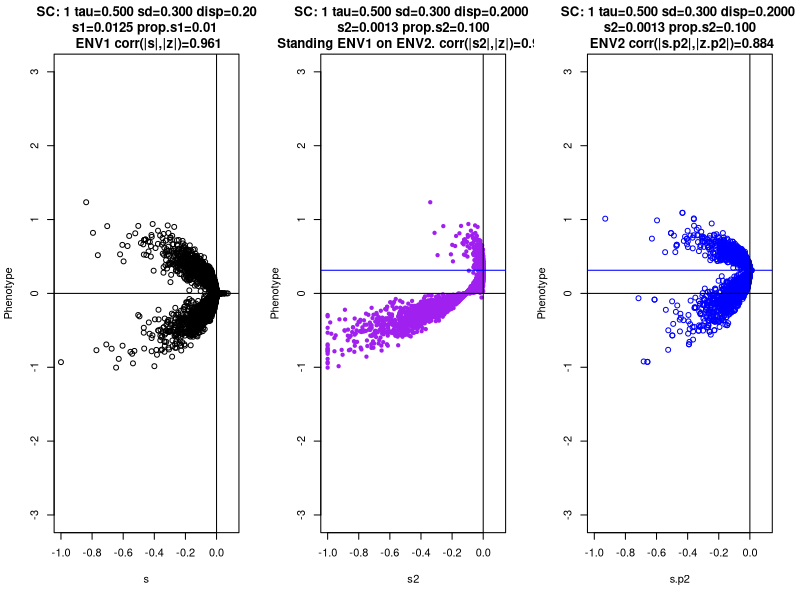

Write the R code that produced this figure.
############################################################
#Eyre-Walker function PNAS 2010 (function relationship s,a)
# Relation fitness versus a QTL.
# include positive s values correlated with a QTL.
# include skew par to mimmic directional selection
# Transport selective values to a second scenario for a fixed z (phenotype)
# Calculate new mutations for a second scenario (SEPARATELY)
# Calculate h for each s
############################################################

z_function <- function(delta,Ne,s,eps,tau,tau2,max_s) {
  z <- delta * (4*Ne*s)^(tau) * (1 + eps) / (4*Ne*max_s)^(tau2) 
  return(z)
}
s.function <- function(z,tau,tau2,eps,Ne,disp,max_s) { #do for positive and negative separately and weight for skew
  s <- (4*Ne*max_s)^(tau2/tau) / (4*Ne) * (abs(z-disp)/(1+eps))^(1/tau)
  return(s)
}
#normalize.Zdist <- function(z,disp) {
#  mx <- max(z,na.rm=T); 
#  mn <- min(z,na.rm=T)
#  #a2 <- (max(a,na.rm=T)-min(a,na.rm=T))/(max(ai2,na.rm=T)-min(ai2,na.rm=T)) * (ai2-min(ai2,na.rm=T)) + min(a,na.rm=T)
#  z.new <- z
#  z.new[which(z>=disp)] <- (mx-0)/(mx-disp) *  (z[which(z>=disp)]-disp) + 0;
#  z.new[which(z< disp)] <- (0-mn)/(disp-mn) *  (z[which(z< disp)]-mn  ) + mn;
#  z.new
#}

#R --vanilla --args 250000 25000 0.01 0.01 1000 0.2 -120 1 50 50 0.36 0.00 0.00 0.60 muts_EW_tau00s1_mutations
#R --vanilla --args 250000 25000 0.01 0.10 1000 0.2 -120 1 50 5  0.36 0.00 0.00 0.60 muts_EW_tau00s2_mutations
#R --vanilla --args 250000 25000 0.01 0.01 1000 0.2 -120 1 50 50 0.36 0.25 0.10 0.50 muts_EW_tau00s3_mutations
#R --vanilla --args 250000 25000 0.01 0.10 1000 0.2 -120 1 50 5  0.36 0.25 0.10 0.50 muts_EW_tau00s4_mutations
#R --vanilla --args 250000 25000 0.01 0.01 1000 0.2 -120 1 50 50 0.36 0.10 0.25 0.40 muts_EW_tau00s5_mutations
#R --vanilla --args 250000 25000 0.01 0.10 1000 0.2 -120 1 50 5  0.36 0.10 0.25 0.40 muts_EW_tau00s6_mutations
#R --vanilla --args 250000 25000 0.01 0.01 1000 0.2 -120 1 50 50 0.36 0.05 0.50 0.30 muts_EW_tau00s7_mutations
#R --vanilla --args 250000 25000 0.01 0.10 1000 0.2 -120 1 50 5  0.36 0.05 0.50 0.30 muts_EW_tau00s8_mutations
#R --vanilla --args 250000 25000 0.01 0.01 1000 0.2 -120 1 50 50 0.36 0.02 0.80 0.10 muts_EW_tau00s9_mutations
#R --vanilla --args 250000 25000 0.01 0.10 1000 0.2 -120 1 50 5  0.36 0.02 0.80 0.10 muts_EW_tau00s10_mutations

#R --vanilla --args " + 
# totalm2_muts_p1 + " " + 
# totalm2_muts_p2 + " " + 
# prop_beneficial_p1 + " " + 
# prop_beneficial_p2 + " " + 
# Ne_pop + " " + 
# shape_deleterious + " " +  
# s_mean_deleterious + " " +  
# shape_beneficial + " " + 
# s_mean_beneficial_p1 + " " + 
# s_mean_beneficial_p2 + " " + 
# h_mean + " " + 
# disp + " " + 
# tau + " " + 
# sigma + " " + 
# filePathData + file_output1 + "_mutations" + " " + 
# refn + " " + "< " + 
# file_input1
args = commandArgs(trailingOnly=TRUE)

if(length(args)<16) {
  args <- array(dim=c(14))
  args[1] <- 2.5e5
  args[2] <- 2.5e4
  args[3] <- 0.01
  args[4] <- 0.1
  args[5] <- 1000
  args[6] <- 0.2
  args[7] <- -0.03
  args[8] <- 1
  args[9] <- 0.0125
  args[10] <- 0.00125
  args[11] <- 0.36
  args[12] <- 0.20
  args[13] <- 0.50
  args[14] <- 0.30
  args[15] <- "EW_function_neg_plus_pos"
  args[16] <- 1
}

#mutations
n.mutations <- as.numeric(args[1])# + as.numeric(args[2]) #1e4
n.mutations.p2 <- as.numeric(args[2]) #1e4
prop.positive <- as.numeric(args[3]) #0.01
prop.positive.p2 <- as.numeric(args[4]) #0.1
#number and proportion of negative and positive mutations and Ne
nit_neg <- round(n.mutations * (1 - prop.positive),0)
nit_pos <- round(n.mutations * (    prop.positive),0)
Ne <- as.numeric(args[5]) #1000
#the fitness has two distributions:  positive (exponential) and  negative (gamma).
shape_s_neg <- as.numeric(args[6]) #0.2
mean_s_neg  <- -as.numeric(args[7]) #-4000
shape_s_pos <- as.numeric(args[8]) #1
mean_s_pos1  <- as.numeric(args[9]) #100 #exponential
mean_s_pos2  <- as.numeric(args[10]) #100 #exponential
#mean dominance
h_mean <- as.numeric(args[11]) #0.36
#environmental change displacement
disp_values <- as.numeric(args[12]) #0.1
#parameters for the Eyre-Walker function for the phenotype:
tau_values   <- as.numeric(args[13]) #c(0.000,0.25,0.50,0.80)
sigma_values <- as.numeric(args[14]) #c(0.600,0.40,0.30,0.10)
output.file <- args[15]
counter.sc <- as.numeric(args[16])
show(sprintf("R --vanilla --args %s %s %s %s %s %s %s %s %s %s %s %s %s %s %s %s < EW_function_neg_plus_posB.R",args[1],args[2],args[3],args[4],args[5],args[6],args[7],args[8],args[9],args[10],args[11],args[12],args[13],args[14],args[15],args[16] ));

#test parameters for the Eyre-Waalker function:
#tau_values   <- c(0.00,0.10,0.25,0.50,0.80)
#sigma_values <- c(0.60,0.50,0.40,0.30,0.10)
#disp_values  <- c(0.00,0.10,0.05,0.02,0.01) #corr 0 means no displacement!

pdf(sprintf("%s.pdf",output.file),width=15,height=5)
#par(mfrow=c(2,2))
par(mfrow=c(1,3))
ts <- 1
#for(ts in c(1:length(tau_values))) {
  ####  MUTATIONS IN FIRST SCENARIO AND STANDING AND NEW MUTATIONS IN SECOND: #####
  ####  MUTATIONS IN FIRST SCENARIO AND STANDING AND NEW MUTATIONS IN SECOND: #####
  
  diff.pos.2vs1 <- mean_s_pos2/mean_s_pos1
  #obtain s values from distributions:
  s_neg <- -rgamma(nit_neg,shape=shape_s_neg,rate=shape_s_neg/mean_s_neg) 
  #s_neg <- -rgamma(nit_neg,shape=shape_s_neg,rate=shape_s_neg/mean_s_neg)*1e-9
  s_pos <- +rgamma(nit_pos,shape=shape_s_pos,rate=shape_s_pos/mean_s_pos1) 
  #distribution of positive and negative values in phenotype
  delta <- sample(x=c(-1,1),size=nit_neg+nit_pos,replace=T,prob=c(1,1))
  sigma <- sigma_values[ts]
  tau <- tau_values[ts]
  eps <- rnorm(nit_neg+nit_pos,mean=0,sd=sigma)
  #for negative values
  zn <- c(z_function(delta=delta[1:nit_neg],Ne=Ne,s=-s_neg[1:nit_neg],eps=eps[1:nit_neg],tau=tau,tau2=tau,max_s=max(abs(s_neg))))
  zn.no.eps <- c(z_function(delta=delta[1:nit_neg],Ne=Ne,s=-s_neg[1:nit_neg],eps=0,tau=tau,tau2=tau,max_s=max(abs(s_neg))))
  #for positive values
  zp <- c(z_function(delta=delta[(nit_neg+1):(nit_neg+nit_pos)],Ne=Ne,s=s_pos[1:nit_pos],eps=eps[(nit_neg+1):(nit_neg+nit_pos)],tau=-tau,tau2=tau,max_s=max(1/(s_pos))))
  zp.no.eps <- c(z_function(delta=delta[(nit_neg+1):(nit_neg+nit_pos)],Ne=Ne,s=s_pos[1:nit_pos]*diff.pos.2vs1,eps=0,tau=-tau,tau2=tau,max_s=max(1/(s_pos))))
  #z.no.eps <- c(zn.no.eps,zp.no.eps)
  s <- c(s_neg,s_pos)
  z <- c(zn,zp)
  #disp estimated from proportion of distribution
  disp.norm <- (max(z)-0) * disp_values[ts]
  #disp.norm <- disp_values[ts]
  #normalization for next environment
  zn.no.eps.disp <- zn.no.eps - disp.norm #c(normalize.Zdist(z=zn.no.eps,disp=disp.norm)) #to have same limits from initial
  zp.no.eps.disp <- zp.no.eps - disp.norm #c(normalize.Zdist(z=zp.no.eps,disp=disp.norm)) #to have same limits from initial
  
  #STANDING VARIANTS GOING TO SECOND SCENARIO
  #calculate the negative s values for a new scenario (environmental change) Assume first that all (+/-) are negative
  if(tau==0) {
    s2 <- s
  } else {
    s2 <- c(-s.function(z=zn.no.eps.disp[1:nit_neg],tau=tau,tau2=tau,eps=0,Ne=Ne,disp=0,max_s=max(abs(s_neg))))
    s2 <- c(s2,-s.function(z=zp.no.eps.disp[1:nit_pos],tau=tau,tau2=tau,eps=0,Ne=Ne,disp=0,max_s=max(abs(s_neg))))
  }
  #A proportion of s2 values are being positive (n.mutations*prop.positive.p2). 
  #Subtract from negative values. 
  #Find the z values that are closer to zp.no.eps+disp and change the s2 value to positive s
  #obtain the density values in several arbitrary sections for z
  ndiv <- 5
  qq2.p <- density(x=zp+disp.norm,n=ndiv)
  #mean.zp.no.eps <- disp.norm
  #sd.zp.no.eps <- sd(zp.no.eps)
  #qq2.p <- density(x=rnorm(n=1000,mean=mean.zp.no.eps,sd=sd.zp.no.eps),n=ndiv)# use a normal distrib. instead
  sum.dens.y <- sum(qq2.p$y)
  #locate the positions in where z is inside the possible positive values
  # Divide in segments and change it for the z value + disp
  n.pos.thr <- which(z >= min(zp+disp.norm) & z <= max(zp+disp.norm))
  count.pos <- array(0,dim=c(ndiv-1))
  for(i in n.pos.thr) {
    thr <- min(which(qq2.p$x > z[i])) - 1
    if(s[i]>0) {
      s2[i] <- s[i]*diff.pos.2vs1
      count.pos[thr] <- count.pos[thr] + 1
    } else {
      if(count.pos[thr] < (prop.positive.p2 * n.mutations * qq2.p$y[thr+1]/sum.dens.y)) {
          s2[i] <- s_pos[sample(c(1:(prop.positive.p2 * length(s_pos))),size=1)]*diff.pos.2vs1
          count.pos[thr] <- count.pos[thr] + 1
      }
    }
  }
  
  #DOMINANCE: from Wang, Caballero, Keightley and Hill
  alpha_n <- shape_s_neg / (mean_s_neg)
  alpha_p <- shape_s_pos / (mean_s_pos1)
  Kn = alpha_n * ((2.0*h_mean)^((-1.0)/shape_s_neg)-1.0);
  Kp = alpha_p * ((2.0*h_mean)^((-1.0)/shape_s_pos)-1.0);
  hn <- runif(n=length(s_neg),0,exp(+s_neg*Kn))
  hp <- runif(n=length(s_pos),0,exp(-s_pos*Kp))
  h <- c(hn,hp)
  
  #threshold to s=-1    
  s[s < -1] <- -1
  s2[s2 < -1] <- -1
  
  #comment <- function() {
    #### NEW MUTATIONS IN SECOND SCENARIO: #####
    #### NEW MUTATIONS IN SECOND SCENARIO: #####
    #mutations for the second scenario: same than first, inlcluding new prop.positive.new.env and displ
    #number and proportion of negative and positive mutations for scenario 2
    nit_neg.p2 <- round(n.mutations.p2 * (1 - prop.positive.p2),0)
    nit_pos.p2 <- round(n.mutations.p2 * (    prop.positive.p2),0)
    #obtain s values from distributions:
    s_neg.p2 <- -rgamma(nit_neg.p2,shape=shape_s_neg,rate=shape_s_neg/mean_s_neg)
    #s_neg.p2 <- -rgamma(nit_neg.p2,shape=shape_s_neg,rate=shape_s_neg/mean_s_neg)*1e-9
    s_pos.p2 <- +rgamma(nit_pos.p2,shape=shape_s_pos,rate=shape_s_pos/mean_s_pos2)
    #distribution of positive and negative values in phenotype
    #normalize by same extremes and calculate delta according displacement, and the apply disp 
    delta.pos.bias <- 1 - disp.norm/(max(z)-0);
    #delta.pos.bias <- 1
    delta.p2 <- sample(x=c(-1-(1-delta.pos.bias),delta.pos.bias),size=nit_neg.p2+nit_pos.p2,replace=T,prob=c(1+(1-delta.pos.bias),delta.pos.bias))
    sigma.p2 <- sigma_values[ts]
    tau.p2 <- tau_values[ts]
    eps.p2 <- rnorm(nit_neg.p2+nit_pos.p2,mean=0,sd=sigma.p2)
    #for negative values
    zn.p2 <- c(z_function(delta=delta.p2[1:nit_neg.p2],Ne=Ne,s=-s_neg.p2[1:nit_neg.p2],eps=eps.p2[1:nit_neg.p2],tau=tau,tau2=tau,max_s=max(abs(s_neg.p2))) + disp.norm)
    #for positive values
    zp.p2 <- c(z_function(delta=delta.p2[(nit_neg.p2+1):(nit_neg.p2+nit_pos.p2)],Ne=Ne,s=s_pos.p2[1:nit_pos.p2],eps=eps.p2[(nit_neg.p2+1):(nit_neg.p2+nit_pos.p2)],tau=-tau,tau2=tau,max_s=max(1/(s_pos.p2))) +disp.norm)
    #s_neg.p2[s_neg.p2 < -1] <- -1
    s.p2 <- c(s_neg.p2,s_pos.p2)
    z.p2 <- c(zn.p2,zp.p2)
    
    #DOMINANCE: from Wang, Caballero, Keightley and Hill
    alpha_n <- shape_s_neg / (mean_s_neg)
    alpha_p <- shape_s_pos / (mean_s_pos2)
    Kn.p2 = alpha_n * ((2.0*h_mean)^((-1.0)/shape_s_neg)-1.0);
    Kp.p2 = alpha_p * ((2.0*h_mean)^((-1.0)/shape_s_pos)-1.0);
    hn.p2 <- runif(n=length(s_neg.p2),0,exp(+s_neg.p2*Kn.p2))
    hp.p2 <- runif(n=length(s_pos.p2),0,exp(-s_pos.p2*Kp.p2))
    h.p2 <- c(hn.p2,hp.p2)
    
    #threshold to s=-1    
    s.p2[s.p2 < -1] <- -1
  #}
  #In case of NAs, eliminate all
  wna <- which(!is.na(s) & !is.na(s2) & !is.na(z) & !is.na(h))
  wna2 <- which(!is.na(s.p2) & !is.na(z.p2) & !is.na(h.p2))
  
  #### PLOTS #####
  r1 <- sample(x=wna,size=1e4,replace=T)
  r2 <- sample(x=wna2,size=1e4,replace=T)

  #plots for scenario 1 
  plot(s[r1],z[r1],main=sprintf("SC: %.0f tau=%.3f sd=%.3f disp=%.2f\ns1=%.4f prop.s1=%.2f \n ENV1 corr(|s|,|z|)=%.3f",counter.sc,tau,sigma,disp_values[ts],mean_s_pos1,prop.positive,cor(abs(s[r1]),abs(z[r1]),method="spearman")),xlim=c(-1,0.1),xlab="s",ylab="Phenotype",ylim=c(-3,3))#,ylim=c(min(z[r1],z.p2[r2]),max(z[r1],z.p2[r2])))
  abline(v = 0, h = 0,col="blacK")
  ##lines(s2,z.no.eps,col="red",pch=20,type="p")
  ##plot(s[r],h[r],pch=20,main=sprintf("Relation s versus dominance.\n kn: %.3e kp: %.3e",Kn,Kp),xlab="Sel.Coeff",ylab="dominance",xlim=c(-1,0.1),ylim=c(0,1)) 
  
  #plots for scenario 1 and standing mutations
#  plot(s[r1],z[r1],main=sprintf("SC: %.0f tau=%.3f sd=%.3f disp=%.2f\ns1=%.4f prop.s1=%.2f s2=%.4f prop.s2=%.3f\n ENV1 (black) Standing on ENV2 (purple) corr(|s|,|z|)=%.3f",counter.sc,tau,sigma,disp_values[ts],mean_s_pos1,prop.positive,mean_s_pos2,prop.positive.p2,cor(abs(s[r1]),abs(z[r1]),method="spearman")),xlim=c(-1,0.1),xlab="s",ylab="Phenotype",ylim=c(-3,3))#,ylim=c(min(z[r1],z.p2[r2]),max(z[r1],z.p2[r2])))
#  abline(v = 0, h = 0,col="blacK")
#  lines(s2[r1],z[r1],type="p",col="purple",pch=20); abline(h = disp.norm,col="blue")
  ##lines(s2,z.no.eps,col="red",pch=20,type="p")
  ##plot(s[r],h[r],pch=20,main=sprintf("Relation s versus dominance.\n kn: %.3e kp: %.3e",Kn,Kp),xlab="Sel.Coeff",ylab="dominance",xlim=c(-1,0.1),ylim=c(0,1)) 
  
  #plots for scenario 2 of new and standing mutations
  #plot(s2[r1],z[r1],col="purple",main=sprintf("SC: %.0f tau=%.3f sd=%.3f disp=%.04f \n s2=%.4f prop.s2=%.3f \n Standing from ENV1 on ENV2 (purple). New on ENV2 (blue) corr(|s.p2|,|z.p2|)=%.3f",counter.sc,tau,sigma,disp_values[ts],mean_s_pos2,prop.positive.p2,cor(abs(s.p2[r2]),abs(z.p2[r2]-disp.norm),method="spearman")),xlim=c(-1,0.1),ylim=c(-3,3),xlab="s.p2",ylab="Phenotype")
  #lines(s.p2[r2],z.p2[r2],type="p",col="blue",pch=20); abline(h = disp.norm,col="blue")
#  plot(s.p2[r2],z.p2[r2],col="blue",main=sprintf("SC: %.0f tau=%.3f sd=%.3f disp=%.04f \n s2=%.4f prop.s2=%.3f \n Standing from on ENV2 (purple). New on ENV2 (blue) \n corr(|s.p2|,|z.p2|)=%.3f",counter.sc,tau,sigma,disp_values[ts],mean_s_pos2,prop.positive.p2,cor(abs(s.p2[r2]),abs(z.p2[r2]-disp.norm),method="spearman")),xlim=c(-1,0.1),ylim=c(-3,3),xlab="s.p2",ylab="Phenotype")
#  lines(s2[r1],z[r1],type="p",col="purple",pch=20); abline(h = disp.norm,col="blue")
#  abline(v = 0, h = 0,col="blacK"); abline(h = disp.norm,col="blue")
  ## plot(s.p2[r],h.p2[r],pch=20,main=sprintf("Relation s versus dominance.\n kn.p2: %.3e kp.p2: %.3e",Kn.p2,Kp.p2),xlab="Sel.Coeff",ylab="dominance",xlim=c(-1,0.1),ylim=c(0,1))
  
  #plots for standing mutations
  plot(s2[r1],z[r1],type="p",col="purple",pch=20,main=sprintf("SC: %.0f tau=%.3f sd=%.3f disp=%.04f \n s2=%.4f prop.s2=%.3f \n Standing ENV1 on ENV2. corr(|s2|,|z|)=%.3f",counter.sc,tau,sigma,disp_values[ts],mean_s_pos2,prop.positive.p2,cor(abs(s2[r1]),abs(z[r1]-disp.norm),method="spearman")),xlim=c(-1,0.1),ylim=c(-3,3),xlab="s2",ylab="Phenotype")
  abline(v = 0, h = 0,col="blacK"); abline(h = disp.norm,col="blue")
  
  #plots for scenario 2 of new mutations
  plot(s.p2[r2],z.p2[r2],col="blue",main=sprintf("SC: %.0f tau=%.3f sd=%.3f disp=%.04f \n s2=%.4f prop.s2=%.3f \n ENV2 corr(|s.p2|,|z.p2|)=%.3f",counter.sc,tau,sigma,disp_values[ts],mean_s_pos2,prop.positive.p2,cor(abs(s.p2[r2]),abs(z.p2[r2]-disp.norm),method="spearman")),xlim=c(-1,0.1),ylim=c(-3,3),xlab="s.p2",ylab="Phenotype")
  abline(v = 0, h = 0,col="blacK"); abline(h = disp.norm,col="blue")
  ## plot(s.p2[r],h.p2[r],pch=20,main=sprintf("Relation s versus dominance.\n kn.p2: %.3e kp.p2: %.3e",Kn.p2,Kp.p2),xlab="Sel.Coeff",ylab="dominance",xlim=c(-1,0.1),ylim=c(0,1))
  
  #WRITE TABLES
  write.table(x=s[wna],file=sprintf("%s_SelCoeffs.txt",output.file),quote=F,sep="\t",row.names=F,col.names=F,eol="\n")
  write.table(x=s2[wna],file=sprintf("%s_SelCoeffs2.txt",output.file),quote=F,sep="\t",row.names=F,col.names=F,eol="\n")
  write.table(x=z[wna],file=sprintf("%s_PhenEffs.txt",output.file),quote=F,sep="\t",row.names=F,col.names=F,eol="\n")
  write.table(x=h[wna],file=sprintf("%s_dominance.txt",output.file),quote=F,sep="\t",row.names=F,col.names=F,eol="\n")
  
  write.table(x=s.p2[wna2],file=sprintf("%s_SelCoeffs.p2.txt",output.file),quote=F,sep="\t",row.names=F,col.names=F,eol="\n")
  write.table(x=z.p2[wna2],file=sprintf("%s_PhenEffs.p2.txt",output.file),quote=F,sep="\t",row.names=F,col.names=F,eol="\n")
  write.table(x=h.p2[wna2],file=sprintf("%s_dominance.p2.txt",output.file),quote=F,sep="\t",row.names=F,col.names=F,eol="\n")
#}
dev.off()
